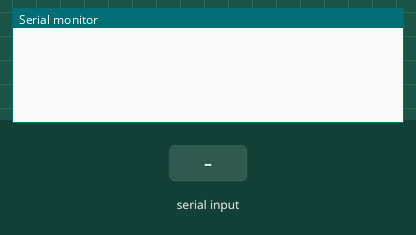
Simulated run of this sketch. Board: Arduino Uno, built with avr-gcc and run on an emulated ATmega328P. Parts: the last lines printed to the serial monitor. Inputs (shaded band) come from the test bench.

Above: at 1.3 s.
1.4 s: "1" received over Serial
At 2.5 s:
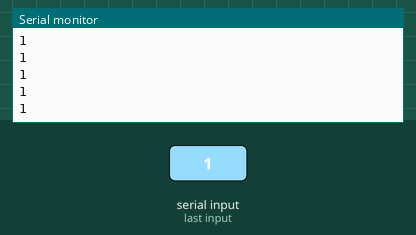
3.3 s: "0" received over Serial
At 4.1 s:
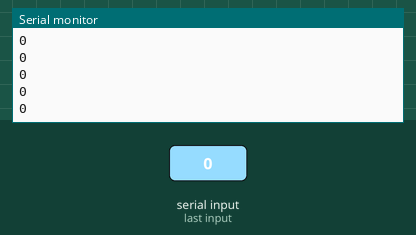
4.8 s: "2" received over Serial
At 5.9 s:
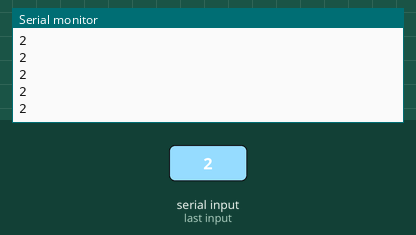
Timing chart, 0 to 7.8 s (numbered marks = the images above; inputs shaded):
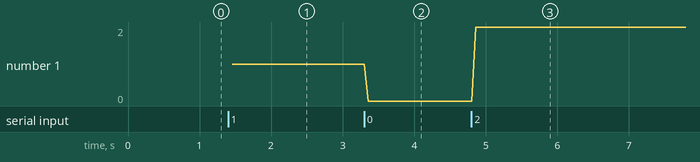

Measured:
- after the input at 1.4 s, the serial monitor: prints a new line after 0.06 s (image 1)
- after the input at 3.3 s, the serial monitor: prints a new line after 0.06 s (image 2)
- after the input at 4.8 s, the serial monitor: prints a new line after 0.06 s (image 3)
- plotted number 1: 1 → 0 after the input at 3.3 s, 0 → 2 after the input at 4.8 s

The sketch:

SerialReceiver.ino
```cpp
String Message;

void setup() {

  Serial.begin(9600);
  Serial.setTimeout(50); // default is 1 second
  delay(100);

}

void loop() {
  if (Serial.available()) {
      Message = Serial.readString();
  }

  delay(4);

  Serial.println(Message);

}
```
